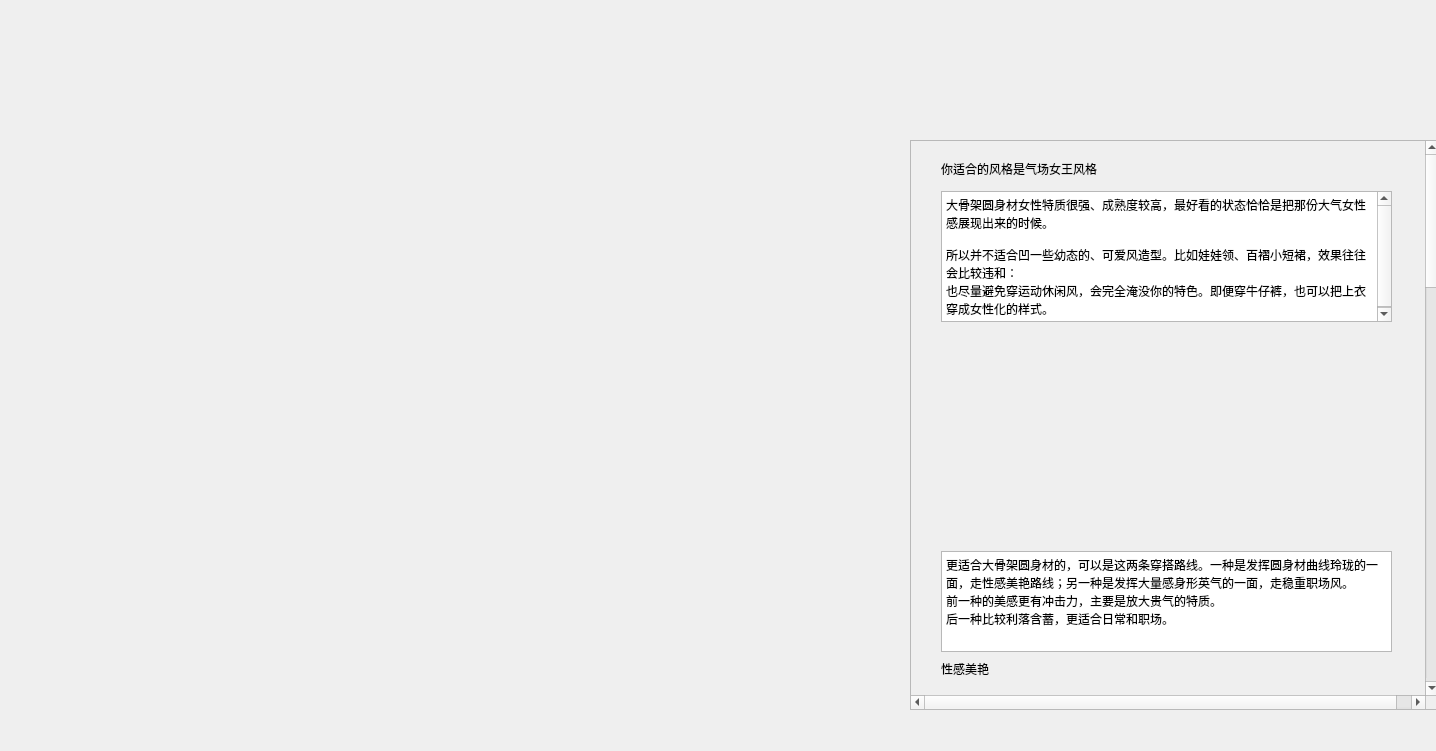
<?xml version="1.0" encoding="UTF-8"?>
<ui version="4.0">
 <class>coldbiground</class>
 <widget class="QWidget" name="coldbiground">
  <property name="geometry">
   <rect>
    <x>0</x>
    <y>0</y>
    <width>1436</width>
    <height>751</height>
   </rect>
  </property>
  <property name="windowTitle">
   <string>Form</string>
  </property>
  <widget class="QScrollArea" name="scrollArea">
   <property name="geometry">
    <rect>
     <x>910</x>
     <y>140</y>
     <width>530</width>
     <height>570</height>
    </rect>
   </property>
   <property name="verticalScrollBarPolicy">
    <enum>Qt::ScrollBarAlwaysOn</enum>
   </property>
   <property name="horizontalScrollBarPolicy">
    <enum>Qt::ScrollBarAlwaysOn</enum>
   </property>
   <property name="widgetResizable">
    <bool>false</bool>
   </property>
   <widget class="QWidget" name="scrollAreaWidgetContents">
    <property name="geometry">
     <rect>
      <x>0</x>
      <y>0</y>
      <width>530</width>
      <height>2200</height>
     </rect>
    </property>
    <property name="minimumSize">
     <size>
      <width>500</width>
      <height>500</height>
     </size>
    </property>
    <widget class="QLabel" name="label">
     <property name="geometry">
      <rect>
       <x>30</x>
       <y>20</y>
       <width>211</width>
       <height>16</height>
      </rect>
     </property>
     <property name="text">
      <string>你适合的风格是气场女王风格</string>
     </property>
    </widget>
    <widget class="QTextBrowser" name="textBrowser">
     <property name="geometry">
      <rect>
       <x>30</x>
       <y>50</y>
       <width>451</width>
       <height>131</height>
      </rect>
     </property>
     <property name="html">
      <string>&lt;!DOCTYPE HTML PUBLIC &quot;-//W3C//DTD HTML 4.0//EN&quot; &quot;http://www.w3.org/TR/REC-html40/strict.dtd&quot;&gt;
&lt;html&gt;&lt;head&gt;&lt;meta name=&quot;qrichtext&quot; content=&quot;1&quot; /&gt;&lt;style type=&quot;text/css&quot;&gt;
p, li { white-space: pre-wrap; }
&lt;/style&gt;&lt;/head&gt;&lt;body style=&quot; font-family:'SimSun'; font-size:9pt; font-weight:400; font-style:normal;&quot;&gt;
&lt;p style=&quot; margin-top:0px; margin-bottom:0px; margin-left:0px; margin-right:0px; -qt-block-indent:0; text-indent:0px;&quot;&gt;大骨架圆身材女性特质很强、成熟度较高，最好看的状态恰恰是把那份大气女性感展现出来的时候。&lt;/p&gt;
&lt;p style=&quot;-qt-paragraph-type:empty; margin-top:0px; margin-bottom:0px; margin-left:0px; margin-right:0px; -qt-block-indent:0; text-indent:0px;&quot;&gt;&lt;br /&gt;&lt;/p&gt;
&lt;p style=&quot; margin-top:0px; margin-bottom:0px; margin-left:0px; margin-right:0px; -qt-block-indent:0; text-indent:0px;&quot;&gt;所以并不适合凹一些幼态的、可爱风造型。比如娃娃领、百褶小短裙，效果往往会比较违和：&lt;/p&gt;
&lt;p style=&quot; margin-top:0px; margin-bottom:0px; margin-left:0px; margin-right:0px; -qt-block-indent:0; text-indent:0px;&quot;&gt;也尽量避免穿运动休闲风，会完全淹没你的特色。即便穿牛仔裤，也可以把上衣穿成女性化的样式。&lt;/p&gt;&lt;/body&gt;&lt;/html&gt;</string>
     </property>
    </widget>
    <widget class="QLabel" name="label_2">
     <property name="geometry">
      <rect>
       <x>30</x>
       <y>190</y>
       <width>451</width>
       <height>211</height>
      </rect>
     </property>
     <property name="text">
      <string/>
     </property>
    </widget>
    <widget class="QTextBrowser" name="textBrowser_2">
     <property name="geometry">
      <rect>
       <x>30</x>
       <y>410</y>
       <width>451</width>
       <height>101</height>
      </rect>
     </property>
     <property name="html">
      <string>&lt;!DOCTYPE HTML PUBLIC &quot;-//W3C//DTD HTML 4.0//EN&quot; &quot;http://www.w3.org/TR/REC-html40/strict.dtd&quot;&gt;
&lt;html&gt;&lt;head&gt;&lt;meta name=&quot;qrichtext&quot; content=&quot;1&quot; /&gt;&lt;style type=&quot;text/css&quot;&gt;
p, li { white-space: pre-wrap; }
&lt;/style&gt;&lt;/head&gt;&lt;body style=&quot; font-family:'SimSun'; font-size:9pt; font-weight:400; font-style:normal;&quot;&gt;
&lt;p style=&quot; margin-top:0px; margin-bottom:0px; margin-left:0px; margin-right:0px; -qt-block-indent:0; text-indent:0px;&quot;&gt;更适合大骨架圆身材的，可以是这两条穿搭路线。一种是发挥圆身材曲线玲珑的一面，走性感美艳路线；另一种是发挥大量感身形英气的一面，走稳重职场风。&lt;/p&gt;
&lt;p style=&quot; margin-top:0px; margin-bottom:0px; margin-left:0px; margin-right:0px; -qt-block-indent:0; text-indent:0px;&quot;&gt;前一种的美感更有冲击力，主要是放大贵气的特质。&lt;/p&gt;
&lt;p style=&quot; margin-top:0px; margin-bottom:0px; margin-left:0px; margin-right:0px; -qt-block-indent:0; text-indent:0px;&quot;&gt;后一种比较利落含蓄，更适合日常和职场。&lt;/p&gt;&lt;/body&gt;&lt;/html&gt;</string>
     </property>
    </widget>
    <widget class="QLabel" name="label_3">
     <property name="geometry">
      <rect>
       <x>30</x>
       <y>520</y>
       <width>171</width>
       <height>16</height>
      </rect>
     </property>
     <property name="text">
      <string>性感美艳</string>
     </property>
    </widget>
    <widget class="QLabel" name="label_4">
     <property name="geometry">
      <rect>
       <x>30</x>
       <y>550</y>
       <width>451</width>
       <height>251</height>
      </rect>
     </property>
     <property name="text">
      <string/>
     </property>
    </widget>
    <widget class="QLabel" name="label_5">
     <property name="geometry">
      <rect>
       <x>30</x>
       <y>810</y>
       <width>151</width>
       <height>16</height>
      </rect>
     </property>
     <property name="text">
      <string>长线条增加高贵感</string>
     </property>
    </widget>
    <widget class="QLabel" name="label_6">
     <property name="geometry">
      <rect>
       <x>30</x>
       <y>830</y>
       <width>441</width>
       <height>281</height>
      </rect>
     </property>
     <property name="text">
      <string/>
     </property>
    </widget>
    <widget class="QLabel" name="label_7">
     <property name="geometry">
      <rect>
       <x>30</x>
       <y>1120</y>
       <width>211</width>
       <height>16</height>
      </rect>
     </property>
     <property name="text">
      <string>选择色彩鲜亮的大量感颜色</string>
     </property>
    </widget>
    <widget class="QLabel" name="label_8">
     <property name="geometry">
      <rect>
       <x>30</x>
       <y>1140</y>
       <width>451</width>
       <height>251</height>
      </rect>
     </property>
     <property name="text">
      <string/>
     </property>
    </widget>
    <widget class="QLabel" name="label_9">
     <property name="geometry">
      <rect>
       <x>30</x>
       <y>1410</y>
       <width>271</width>
       <height>16</height>
      </rect>
     </property>
     <property name="text">
      <string>装饰物选择大块印花</string>
     </property>
    </widget>
    <widget class="QLabel" name="label_10">
     <property name="geometry">
      <rect>
       <x>30</x>
       <y>1430</y>
       <width>451</width>
       <height>231</height>
      </rect>
     </property>
     <property name="text">
      <string/>
     </property>
    </widget>
    <widget class="QLabel" name="label_11">
     <property name="geometry">
      <rect>
       <x>30</x>
       <y>1670</y>
       <width>72</width>
       <height>15</height>
      </rect>
     </property>
     <property name="text">
      <string>御姐路线</string>
     </property>
    </widget>
    <widget class="QLabel" name="label_12">
     <property name="geometry">
      <rect>
       <x>30</x>
       <y>1690</y>
       <width>451</width>
       <height>241</height>
      </rect>
     </property>
     <property name="text">
      <string/>
     </property>
    </widget>
    <widget class="QLabel" name="label_15">
     <property name="geometry">
      <rect>
       <x>30</x>
       <y>1940</y>
       <width>72</width>
       <height>15</height>
      </rect>
     </property>
     <property name="text">
      <string>配饰合适</string>
     </property>
    </widget>
    <widget class="QLabel" name="label_16">
     <property name="geometry">
      <rect>
       <x>30</x>
       <y>1970</y>
       <width>451</width>
       <height>231</height>
      </rect>
     </property>
     <property name="text">
      <string/>
     </property>
    </widget>
   </widget>
  </widget>
 </widget>
 <resources/>
 <connections/>
</ui>
